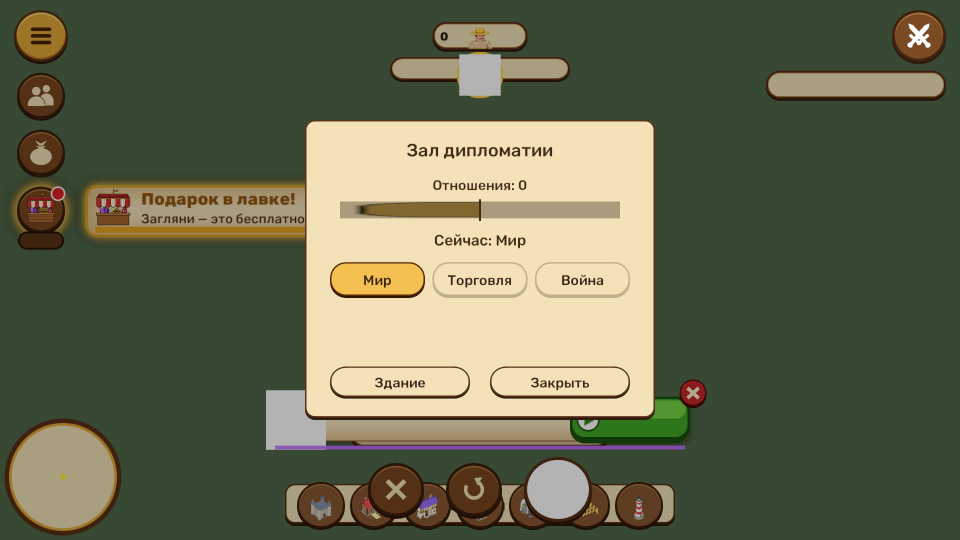
#> input picture Design/ui/DiplomacyWindow_2026-11-17.png, 1920 x 1080 px, given in place of round.png, which was not available (shown at 1/2 size)
$ python diplomacy_icon_concepts.py
#> lines starting #> are read from the running program, lines starting #| are printed output that depends on the picture
### Tools/ui/diplomacy_concepts.py
"""Concepts for the Diplomacy Hall rework (the user, 2026-11-17): the main window (peace, war),
the gift window, the trade window (10 offers, 2 of them, timer, refresh for an ad or crystals),
and the banners: the neighbour asks for help, a gift from the neighbour, relations on the edge,
war declared, the bot's town hall razed. Real HUD sprites at 1920x1080 reference sizes. Every
number on them is a placeholder for the sheet.

    python Tools/ui/diplomacy_concepts.py  ->  Design/ui/Diplomacy_*.png
"""
import math
import os
import random
from PIL import Image, ImageDraw, ImageFilter, ImageFont

ROOT = os.path.abspath(os.path.join(os.path.dirname(__file__), "..", ".."))
SKIN = os.path.join(ROOT, "Assets/_Project/Resources/HudSkins/Classic")
ICONS = os.path.join(ROOT, "Assets/_Project/UI/Icons")
GLYPHS = os.path.join(ROOT, "Assets/_Project/UI/Glyphs")
SHOP = os.path.join(ROOT, "Assets/_Project/UI/Shop")
FONTS = os.path.join(ROOT, "Assets/_Project/Resources/Fonts")
OUT = os.path.join(ROOT, "Design/ui")
W, H = 1920, 1080
INK = (70, 42, 20)
CREAM = (255, 246, 225)
PARCH = (245, 226, 186)
RED = (178, 48, 38)
GREEN = (58, 132, 54)
GREY = (150, 136, 112)


def font(size, kind="ExtraBold"):
    return ImageFont.truetype(os.path.join(FONTS, f"Rubik-{kind}.ttf"), size)


def load(folder, name, size=None):
    im = Image.open(os.path.join(folder, name + ".png")).convert("RGBA")
    return im.resize(size, Image.LANCZOS) if size else im


# [14 lines left out: function nine, not called in this run]


def panel(w, h):
    return nine(os.path.join(SKIN, "panel.png"), (w, h), (46, 56, 46, 46))


def card(w, h, selected=False):
    return nine(os.path.join(SKIN, "card_selected.png" if selected else "card.png"), (w, h), (34, 34, 34, 34))


def button(kind, w, h=96):
    src = {"green": "ButtonGreenWide", "gold": "ButtonGold", "orange": "ButtonOrange", "blue": "ButtonBlueWide"}[kind]
    return nine(os.path.join(SHOP, src + ".png"), (w, h), (48, 30, 48, 30))


# [4 lines left out: function grey, not called in this run]


def text(d, xy, s, size, fill=INK, kind="ExtraBold", anchor="mm", stroke=0, stroke_fill=None):
    d.text(xy, s, font=font(size, kind), fill=fill, anchor=anchor, stroke_width=stroke, stroke_fill=stroke_fill)


def put(c, im, cx, cy):
    c.alpha_composite(im, (int(cx - im.width / 2), int(cy - im.height / 2)))


# [14 lines left out: function ground, not called in this run]


def dim(c, k=110):
    c.alpha_composite(Image.new("RGBA", (W, H), (20, 14, 6, k)))


# [22 lines left out: functions labelled_button, title_bar, not called in this run]


def close_btn(c, x, y):
    put(c, load(SHOP, "Close", (96, 96)), x, y)


def crest(size, colour=(40, 80, 150)):
    """The neighbour's shield: blue field, white tower."""
    im = Image.new("RGBA", (size, size))
    d = ImageDraw.Draw(im)
    s = size / 100
    pts = [(14 * s, 10 * s), (86 * s, 10 * s), (86 * s, 52 * s), (50 * s, 92 * s), (14 * s, 52 * s)]
    d.polygon(pts, fill=(214, 170, 70, 255))
    pts2 = [(20 * s, 16 * s), (80 * s, 16 * s), (80 * s, 50 * s), (50 * s, 84 * s), (20 * s, 50 * s)]
    d.polygon(pts2, fill=colour + (255,))
    d.rectangle([40 * s, 34 * s, 60 * s, 66 * s], fill=(240, 236, 220, 255))
    for x in (38, 46, 54):
        d.rectangle([x * s, 28 * s, (x + 6) * s, 36 * s], fill=(240, 236, 220, 255))
    d.rectangle([47 * s, 52 * s, 53 * s, 66 * s], fill=colour + (255,))
    return im


# [16 lines left out: function chest, not called in this run]


RES = {"wood": "Res_Wood", "stone": "Res_Stone", "food": "Res_Food", "coins": "Res_Coins", "iron": "Res_Iron",
       "coal": "Res_Coal", "crystal": "Res_UpgradeCrystal", "gold": "Res_Gold", "ironbar": "Res_IronBar",
       "copper": "Res_CopperOre", "bread": "Res_Bread", "grain": "Res_Grain"}


def res(name, size):
    return load(ICONS, RES[name], (size, size))


# [142 lines left out: functions scale, king_badge, main_window, gift_window, gift_window_used, not called in this run]


OFFERS = [  # give, give n, get, get n, state
    ("wood", 60, "stone", 30, "taken"), ("stone", 40, "iron", 12, ""), ("food", 50, "coins", 40, ""),
    ("coins", 120, "wood", 90, ""), ("iron", 20, "ironbar", 6, ""), ("wood", 100, "food", 70, ""),
    ("coal", 30, "gold", 4, "rare"), ("stone", 80, "coins", 70, ""), ("food", 90, "crystal", 1, "rare"),
    ("copper", 25, "coal", 40, ""),
]


TRADE_PW, TRADE_PH, TRADE_PY = 1700, 960, 80  # taller than v1: the refresh row sat on the second row of offers


# [251 lines left out: functions bought_stamp, taken_offer, trade_window, trade_window_done, banner, play_view and 7 more, not called in this run]


# [2 lines that do not run on import are left out]

### Tools/ui/diplomacy_window_v2.py
"""Diplomacy round 2 (the user, 2026-11-17): the Hall held gets its own round DIPLOMACY button
left of the «!» (the «!» keeps the card and upgrades); the window is big, pictures instead of
sentences, no «Здание» button.

    python Tools/ui/diplomacy_window_v2.py  ->  Design/ui/Diplomacy_0_Selection.png, _1_, _2_, Diplomacy_Window_v2.jpg
"""
import os
from PIL import Image, ImageDraw

from diplomacy_concepts import (W, H, INK, CREAM, RED, SKIN, SHOP, GLYPHS, ICONS, OUT, load, nine, panel, card,
                                button, grey, text, put, ground, dim, title_bar, close_btn, crest, chest, res, sheet)


def round_button(size, glyph=None, mark=None):
    b = load(SKIN, "round", (size, int(size * 202 / 192)))
    if glyph is not None:
        g = glyph.resize((int(size * .62), int(size * .62)), Image.LANCZOS)
        b.alpha_composite(g, ((b.width - g.width) // 2, (b.height - g.height) // 2 - 4))
    if mark:
        text(ImageDraw.Draw(b), (b.width / 2, b.height / 2 - 2), mark, int(size * .6), CREAM, stroke=4, stroke_fill=(60, 36, 16))
    return b


# [61 lines left out: functions diplomacy_glyph, selection, medallion, big_scale, not called in this run]


TINT = {"gold": (250, 214, 120), "red": (236, 140, 110), "blue": (170, 200, 236), "green": (170, 220, 150), "grey": (214, 200, 176)}
BTN = {"gold": "gold", "red": "orange", "blue": "blue", "green": "green", "grey": "blue"}


# [86 lines left out: functions tile, swords_disc, coin_pile, window, main, not called in this run]


# [2 lines that do not run on import are left out]

### Tools/ui/diplomacy_icon_concepts.py
"""Diplomacy button icon concepts (the user, 2026-11-17: the scroll-over-shield one is not liked).
Six pictures on the game's round button, each beside the «!» as it will stand.

    python Tools/ui/diplomacy_icon_concepts.py  ->  Design/ui/Diplomacy_Icon_Concepts.png
"""
import math
import os
from PIL import Image, ImageDraw, ImageFilter

from diplomacy_concepts import INK, CREAM, OUT, text, put, ground, crest
from diplomacy_window_v2 import round_button

S = 400  # drawing size of one glyph; shrunk onto the button
GOLD = (236, 190, 80)
GOLD_D = (170, 120, 40)
RED = (196, 52, 44)
BLUE = (46, 92, 168)
SKIN = (246, 200, 150)
SKIN_D = (210, 150, 100)
WHITE = (250, 246, 236)
GREEN = (84, 150, 64)
W2 = 12  # outline


def canvas():
    return Image.new("RGBA", (S, S))


def handshake():
    """Two hands clasped: a red sleeve from the left, a blue one from the right, gold cuffs."""
    im = canvas()
    d = ImageDraw.Draw(im)
    # sleeves
    d.polygon([(10, 230), (110, 170), (150, 240), (40, 310)], fill=RED, outline=INK)
    d.polygon([(390, 230), (290, 170), (250, 240), (360, 310)], fill=BLUE, outline=INK)
    d.line([(10, 230), (110, 170), (150, 240), (40, 310), (10, 230)], fill=INK, width=W2)
    d.line([(390, 230), (290, 170), (250, 240), (360, 310), (390, 230)], fill=INK, width=W2)
    # cuffs
    d.polygon([(100, 165), (130, 148), (175, 228), (145, 248)], fill=GOLD, outline=INK)
    d.line([(100, 165), (130, 148), (175, 228), (145, 248), (100, 165)], fill=INK, width=10)
    d.polygon([(300, 165), (270, 148), (225, 228), (255, 248)], fill=GOLD, outline=INK)
    d.line([(300, 165), (270, 148), (225, 228), (255, 248), (300, 165)], fill=INK, width=10)
    # the clasp: right hand under, left hand over with four fingers wrapping
    d.rounded_rectangle([168, 168, 300, 250], 40, fill=SKIN_D, outline=INK, width=W2)
    d.rounded_rectangle([118, 150, 262, 236], 44, fill=SKIN, outline=INK, width=W2)
    for k in range(4):
        x = 168 + k * 26
        d.rounded_rectangle([x, 200 + (k % 2) * 4, x + 30, 262], 14, fill=SKIN, outline=INK, width=8)
    # thumb over
    d.rounded_rectangle([196, 128, 262, 176], 22, fill=SKIN, outline=INK, width=W2)
    return im


def flags():
    """Two banners on crossed poles: ours red with a crown, the neighbour's blue with a tower."""
    im = canvas()
    d = ImageDraw.Draw(im)
    d.line([(90, 380), (250, 40)], fill=(120, 76, 36), width=22)
    d.line([(310, 380), (150, 40)], fill=(120, 76, 36), width=22)
    d.line([(90, 380), (250, 40)], fill=INK, width=4)
    d.line([(310, 380), (150, 40)], fill=INK, width=4)
    d.ellipse([234, 22, 270, 58], fill=GOLD, outline=INK, width=6)
    d.ellipse([130, 22, 166, 58], fill=GOLD, outline=INK, width=6)
    # red banner hanging from the left pole's top, waving right
    d.polygon([(232, 70), (232, 200), (300, 230), (370, 196), (370, 70), (300, 96)], fill=RED, outline=INK)
    d.line([(232, 70), (232, 200), (300, 230), (370, 196), (370, 70), (300, 96), (232, 70)], fill=INK, width=W2)
    # blue banner from the right pole's top, waving left
    d.polygon([(168, 70), (168, 200), (100, 230), (30, 196), (30, 70), (100, 96)], fill=BLUE, outline=INK)
    d.line([(168, 70), (168, 200), (100, 230), (30, 196), (30, 70), (100, 96), (168, 70)], fill=INK, width=W2)
    # charges
    d.polygon([(268, 170), (268, 128), (284, 146), (300, 120), (316, 146), (332, 128), (332, 170)], fill=GOLD, outline=INK)
    d.rectangle([84, 124, 116, 176], fill=WHITE, outline=INK, width=4)
    for x in (80, 94, 108):
        d.rectangle([x, 112, x + 10, 126], fill=WHITE, outline=INK, width=3)
    return im


def treaty():
    """An open treaty with a big red seal and a quill."""
    im = canvas()
    d = ImageDraw.Draw(im)
    d.rounded_rectangle([60, 70, 330, 350], 18, fill=WHITE, outline=INK, width=W2)
    d.rounded_rectangle([40, 50, 350, 98], 24, fill=(232, 214, 170), outline=INK, width=W2)
    d.rounded_rectangle([40, 322, 350, 370], 24, fill=(232, 214, 170), outline=INK, width=W2)
    for k in range(5):
        d.line([(96, 136 + k * 34), (290 - (k == 4) * 90, 136 + k * 34)], fill=(160, 130, 90), width=10)
    # seal with ribbons
    d.polygon([(232, 290), (210, 380), (240, 360), (262, 384), (262, 300)], fill=RED, outline=INK)
    d.ellipse([200, 230, 300, 330], fill=RED, outline=INK, width=W2)
    d.ellipse([224, 254, 276, 306], outline=(130, 30, 26), width=8)
    # quill
    d.polygon([(300, 300), (390, 40), (360, 30), (290, 290)], fill=WHITE, outline=INK)
    d.line([(300, 300), (390, 40), (360, 30), (290, 290), (300, 300)], fill=INK, width=8)
    d.line([(295, 296), (372, 40)], fill=(170, 160, 140), width=5)
    return im


def dove():
    """A white dove carrying an olive branch."""
    im = canvas()
    d = ImageDraw.Draw(im)
    # wing up
    d.polygon([(170, 190), (110, 40), (210, 90), (260, 170)], fill=WHITE, outline=INK)
    d.line([(170, 190), (110, 40), (210, 90), (260, 170), (170, 190)], fill=INK, width=W2)
    # body
    d.ellipse([90, 160, 300, 280], fill=WHITE, outline=INK, width=W2)
    # head and beak
    d.ellipse([260, 130, 340, 210], fill=WHITE, outline=INK, width=W2)
    d.polygon([(336, 162), (380, 176), (336, 188)], fill=GOLD, outline=INK)
    d.ellipse([298, 152, 314, 168], fill=INK)
    # tail
    d.polygon([(100, 220), (20, 190), (30, 260), (110, 250)], fill=WHITE, outline=INK)
    d.line([(100, 220), (20, 190), (30, 260), (110, 250)], fill=INK, width=W2)
    # second wing
    d.polygon([(150, 210), (60, 120), (190, 150), (240, 210)], fill=(232, 228, 216), outline=INK)
    d.line([(150, 210), (60, 120), (190, 150), (240, 210)], fill=INK, width=10)
    # olive branch from the beak
    d.line([(360, 186), (300, 330)], fill=(110, 80, 40), width=10)
    for k, (x, y) in enumerate([(348, 214), (334, 248), (320, 282), (306, 316)]):
        side = 1 if k % 2 else -1
        d.ellipse([x + side * 6 - 26, y - 12, x + side * 6 + 26, y + 12], fill=GREEN, outline=INK, width=6)
    return im


def shields():
    """Two shields side by side, ours and the neighbour's, bound by a gold ribbon."""
    im = canvas()
    a = crest(240, (150, 40, 36))
    b = crest(240, BLUE)
    im.alpha_composite(a.rotate(10, resample=Image.BICUBIC), (10, 50))
    im.alpha_composite(b.rotate(-10, resample=Image.BICUBIC), (150, 50))
    d = ImageDraw.Draw(im)
    d.polygon([(20, 250), (380, 250), (360, 300), (380, 340), (20, 340), (40, 300)], fill=GOLD, outline=INK)
    d.line([(20, 250), (380, 250), (360, 300), (380, 340), (20, 340), (40, 300), (20, 250)], fill=INK, width=W2)
    d.line([(60, 295), (340, 295)], fill=GOLD_D, width=8)
    return im


def scales():
    """A crown over balanced scales."""
    im = canvas()
    d = ImageDraw.Draw(im)
    d.line([(200, 110), (200, 340)], fill=GOLD_D, width=22)
    d.line([(200, 110), (200, 340)], fill=INK, width=4)
    d.rounded_rectangle([130, 330, 270, 370], 14, fill=GOLD, outline=INK, width=W2)
    d.line([(60, 150), (340, 150)], fill=GOLD, width=20)
    d.line([(60, 150), (340, 150)], fill=INK, width=4)
    for x in (80, 320):
        d.line([(x, 150), (x - 50, 260)], fill=INK, width=6)
        d.line([(x, 150), (x + 50, 260)], fill=INK, width=6)
        d.chord([x - 70, 220, x + 70, 300], 0, 180, fill=GOLD, outline=INK, width=W2)
    # crown on top
    d.polygon([(140, 110), (140, 40), (170, 74), (200, 24), (230, 74), (260, 40), (260, 110)], fill=GOLD, outline=INK)
    d.line([(140, 110), (140, 40), (170, 74), (200, 24), (230, 74), (260, 40), (260, 110), (140, 110)], fill=INK, width=10)
    d.ellipse([190, 76, 210, 96], fill=RED, outline=INK, width=4)
    return im


CONCEPTS = [("A", "Рукопожатие", handshake), ("B", "Два знамени", flags), ("C", "Договор с печатью", treaty),
            ("D", "Голубь с ветвью", dove), ("E", "Два щита в союзе", shields), ("F", "Корона и весы", scales)]


def glyph_shadow(g):
    sh = Image.new("RGBA", g.size)
    sh.paste((0, 0, 0, 90), (0, 0), g.split()[3])
    return sh.filter(ImageFilter.GaussianBlur(6))


def main():
    cols, cw, ch = 3, 600, 380
    W, H = cols * cw, 2 * ch + 60
    c = Image.new("RGBA", (W, H), (92, 140, 70, 255))
    d = ImageDraw.Draw(c)
    text(d, (W // 2, 36), "Иконка кнопки «Дипломатия» — шесть вариантов (рядом «!», как в игре)", 34, CREAM, "Bold", stroke=3, stroke_fill=INK)
    for i, (letter, name, fn) in enumerate(CONCEPTS):
        cx = (i % cols) * cw + cw // 2
        cy = 60 + (i // cols) * ch + 160
        g = fn().resize((110, 110), Image.LANCZOS)
#> in handshake, `im = canvas()`: im: PIL image 400x400 RGBA; every value is 0
        btn = round_button(150)
        sh = glyph_shadow(g)
#> in glyph_shadow, `sh = Image.new("RGBA", g.size)`: sh: PIL image 110x110 RGBA; every value is 0
#> in glyph_shadow, `sh.paste((0, 0, 0, 90), (0, 0), g.split()[3])`:
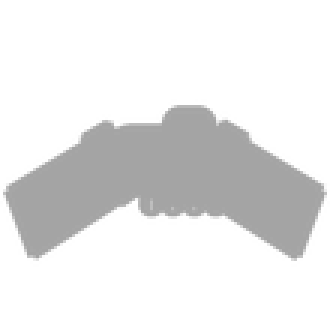
#> sh: PIL image 110x110 RGBA (shown 3 times larger); mean R, G, B, A 0, 0, 0, 23.1; transparent parts drawn white
#> in glyph_shadow, `return sh.filter(ImageFilter.GaussianBlur(6))`:
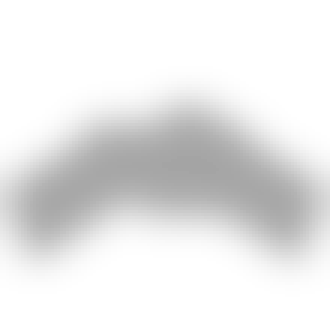
#> returned value: PIL image 110x110 RGBA (shown 3 times larger); mean R, G, B, A 0, 0, 0, 22.9; transparent parts drawn white
        btn.alpha_composite(sh, ((btn.width - 110) // 2 + 3, (btn.height - 110) // 2 + 2))
        btn.alpha_composite(g, ((btn.width - 110) // 2, (btn.height - 110) // 2 - 4))
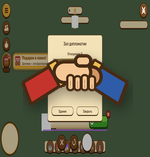
#> btn: PIL image 150x157 RGBA; mean R, G, B, A 96.8, 96.4, 72.9, 255
        put(c, btn, cx - 170, cy)
        put(c, round_button(150, mark="!"), cx - 10, cy)
#> call 2 of round_button, with size = 150, mark = '!'
#> in round_button (call 2), `text(ImageDraw.Draw(b), (b.width / 2, b.height / 2 - 2), mark, int(siz..`:
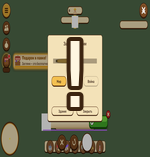
#> b: PIL image 150x157 RGBA; mean R, G, B, A 97.4, 102.1, 76, 255
        # the glyph large too, to judge the drawing
        put(c, fn().resize((170, 170), Image.LANCZOS), cx + 180, cy)
#> call 3 of put, with cx = 480, cy = 220
#> in put (call 3), `c.alpha_composite(im, (int(cx - im.width / 2), int(cy - im.height / 2)))`:
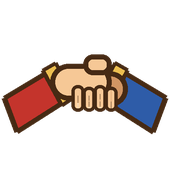
#> im: PIL image 170x170 RGBA; mean R, G, B, A 34.7, 23.3, 19.6, 65.4; transparent parts drawn white
#> in put (call 3), `c.alpha_composite(im, (int(cx - im.width / 2), int(cy - im.height / 2)))`:
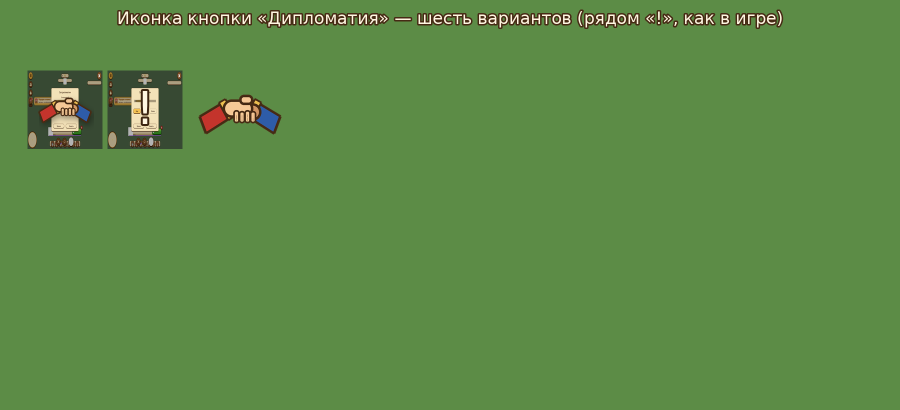
#> c: PIL image 1800x820 RGBA (shown at 1/2 size); mean R, G, B, A 93, 137.9, 70.5, 255
        text(d, (cx, cy + 115), f"{letter}  {name}", 36, CREAM, stroke=4, stroke_fill=INK)
    c.convert("RGB").save(os.path.join(OUT, "Diplomacy_Icon_Concepts.png"), quality=92)
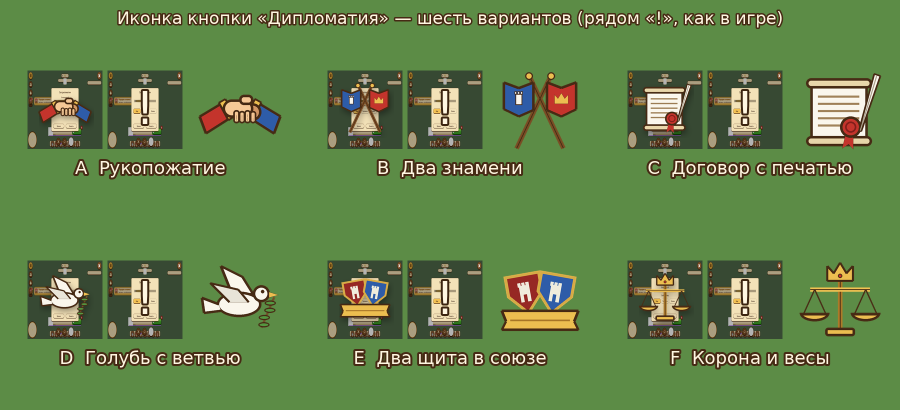
#> saved as Diplomacy_Icon_Concepts.png: PIL image 1800x820 RGB (shown at 1/2 size); mean R, G, B 97.6, 129.8, 72.8
    print("ok")


if __name__ == "__main__":
    main()
